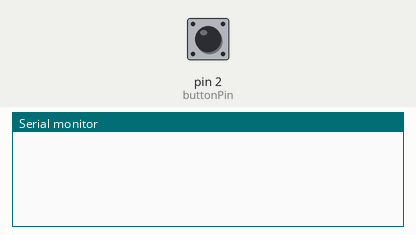
This sketch was run on a simulated Arduino Uno, built with avr-gcc and run on an emulated ATmega328P. On the bench: the last lines printed to the serial monitor. The inputs (shaded band) are chosen by the test bench; at power-on: pin 2 (buttonPin) LOW. Random numbers use the default seed unless the sketch sets one.

Above: at 1.2 s.
1.3 s: pin 2 (buttonPin) pulled HIGH for 0.15 s
At 3.1 s:
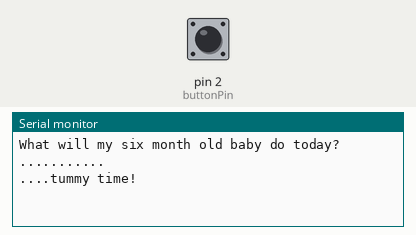
3.3 s: pin 2 (buttonPin) pulled HIGH for 1 s
At 4.9 s:
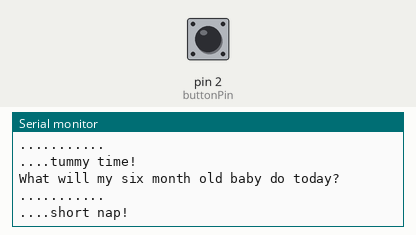
5.8 s: pin 2 (buttonPin) pulled HIGH for 0.15 s
At 8.0 s:
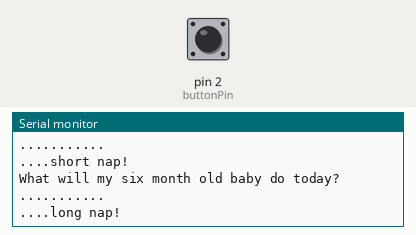
8.3 s: pin 2 (buttonPin) pulled HIGH for 3.2 s
At 8.7 s:
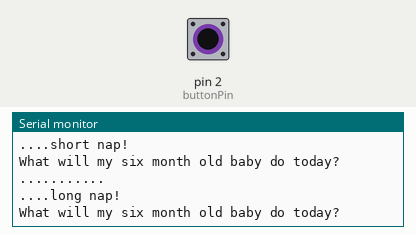

The sketch:

Lesson_9_Magic_Eightball_Code.ino
```cpp
//What will my six month old do today?
//A magic eightball program

int buttonState = 0;  //create an integer to hold a 1 or 0. 1 = button pressed, 0 = button not pressed
int buttonPin = 2;    //hold location of our button in D2
int roll = 0;

void setup() {
  // put your setup code here, to run once:
  Serial.begin(9600);         //start serial monitor with a refresh rate of 9600
  pinMode(buttonPin, INPUT);  //set our buttonPin to an INPUT
}

void loop() {
  // put your main code here, to run repeatedly:
  buttonState = digitalRead(buttonPin);  //read a 1 or 0 from button, save to buttonState
  if (buttonState == 1) {                //is our button pressed?
    roll = random(1, 6);                 //generate random number
    Serial.println("What will my six month old baby do today?");
    delay(500); // half second delay for effect
    Serial.println("..........."); //formatting for display
    delay(500);
    if (roll == 1) {
      Serial.println("....cry!");
    }
    if (roll == 2) {
      Serial.println("....drink milk!");
    }
    if (roll == 3) {
      Serial.println("....tummy time!");
    }
    if (roll == 4) {
      Serial.println("....long nap!");
    }
    if (roll == 5) {
      Serial.println("....short nap!");
    }
    if (roll == 6) {
      Serial.println("....face grab!");
    }
  }
}
```

Measured:
- after the input at 1.3 s, the serial monitor: prints a new line at once (image 1)
- after the input at 3.3 s, the serial monitor: prints a new line after 1.0 s (image 2)
- after the input at 5.8 s, the serial monitor: prints a new line after 1.0 s (image 3)
